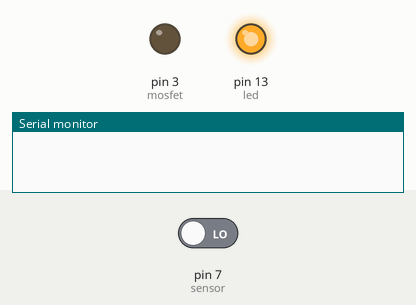
Bench run of a sketch on a simulated Arduino Uno, built with avr-gcc and run on an emulated ATmega328P. On the bench: output pins drawn as LEDs (lit = HIGH), the last lines printed to the serial monitor. The inputs (shaded band) are chosen by the test bench; at power-on: pin 7 (sensor) LOW.

Above: at 0.1 s.
At 0.8 s:
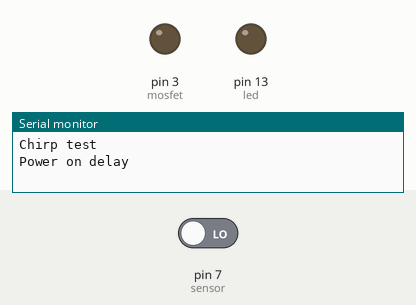
Timing chart, 0 to 2.3 s (numbered marks = the images above):
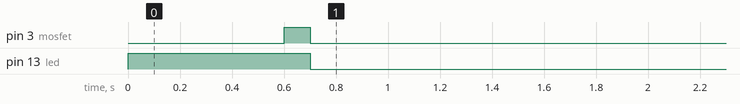

The sketch:

cheap_alarm.ino
```cpp
/*

               ^
               | 12v             +-------+
               |                 |       |
           +--------+            |       |
      +----+        |            | N     |
      |    |PIR     |            | MOSFET|       ^ 12v
 GND  +    |Sensor  |            +-------+       |
           +--------+            G| S| |D        |
                |         +-------+  | |     +-------+
                |         |          | |     |       |
                |d7       |d3        | |     | Piezo |
          +-------------------+      | +-----+ Siren |
          |                   |      |       |       |
          |   Arduino         |      |       +-------+
     ^    |                   |      |
12V  |    +-------------------+      |
     |        +vin          |gnd     |
     |        |             |        |
     +--------+             |        |
                            +--------+
                                |
                                +GND

 */


#include <TimerOne.h>

const int mosfet = 3;
const int sensor = 7;
const int led = 13;

void tick() {
  //a pin change interrupt would be cleaner, but I used the wrong pin
  digitalWrite(led, digitalRead(sensor));
}

void setup() {

  Timer1.initialize(10000);
  Serial.begin(115200);

  //turn off mosfet
  digitalWrite(mosfet, LOW);
  pinMode(mosfet, OUTPUT);
  pinMode(sensor, INPUT);
  pinMode(led, OUTPUT);

  digitalWrite(led, HIGH);
  delay(500);
  Serial.println("Chirp test");
  delay(100);
  digitalWrite(mosfet, HIGH);
  delay(100);
  digitalWrite(mosfet, LOW);
  digitalWrite(led, LOW);

  Timer1.attachInterrupt(tick);

  //delay a bit on power on for the PIR sensor to calm down
  //don't want to sound the alarm for a power blip
  Serial.println("Power on delay");
  delay(60000);
  Serial.println("Starting watch");
}

boolean inAlarm = false;
void loop() {
  if (digitalRead(sensor)) {
    Serial.println("Detected");
    //wait 2s then turn on alarm
    if (!inAlarm)
      delay(2000);
    Serial.println("Alarm");
    digitalWrite(mosfet, HIGH);
    delay(30000);
    inAlarm = true;
  } else {
    digitalWrite(mosfet, LOW);
    if (inAlarm) {
      Serial.println("Alarm off");
      inAlarm = false;
    }
  }
}
```
